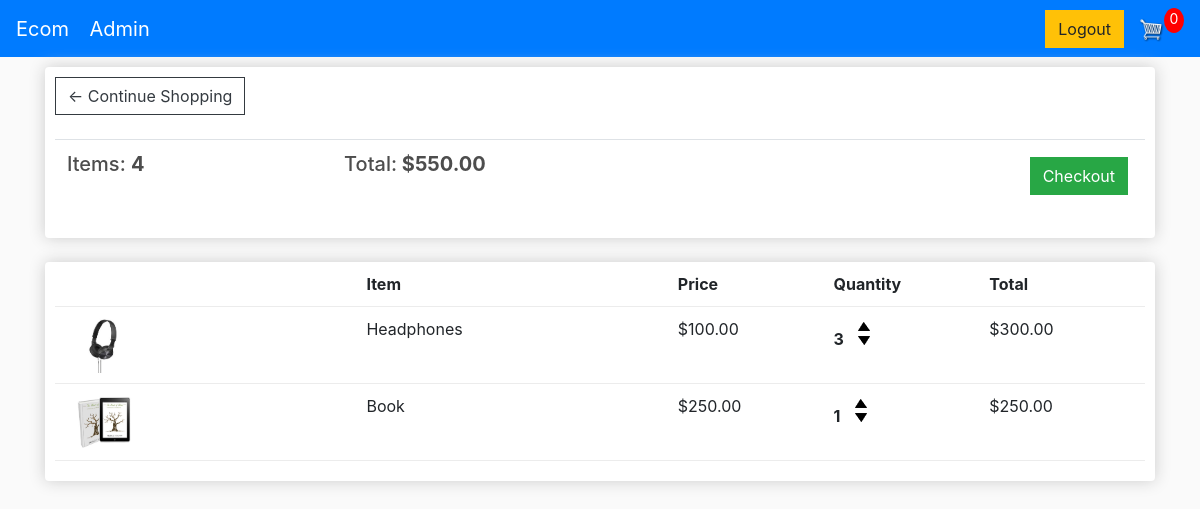
Screenshot of /cart/ (signed in) with the database file from the repository.
### store/models.py (models this page shows)
class Order(models.Model):
    user = models.ForeignKey(User, on_delete=models.SET_NULL, null=True, blank=True)
    complete = models.BooleanField(default=False)
    transaction_id = models.CharField(max_length=100, null=True)
    @property
    def get_cart_total(self):
        orderitems = self.order_items.all()
        total = sum([item.get_total for item in orderitems])
        return total
    @property
    def get_cart_items(self):
        orderitems = self.order_items.all()
        total = sum([item.quantity for item in orderitems])
        return total
    class Meta:
        constraints = [
            models.UniqueConstraint(fields=['user'], condition=models.Q(complete=False), name='one_non_completed_order')
        ]

class OrderItem(models.Model):
    product = models.ForeignKey(Product, on_delete=models.CASCADE, related_name="order_items", default=None, blank=True)
    order = models.ForeignKey(Order, on_delete=models.CASCADE, related_name="order_items", default=None, blank=True)
    quantity = models.IntegerField(default=0)
    @property
    def get_total(self):
        total = self.product.price * self.quantity
        return total

class Product(models.Model):
    price = models.PositiveSmallIntegerField()
    main_image = models.ImageField(upload_to=get_image_subdirectory_for_item_images)
    title = models.CharField(max_length=50)
    SKU = models.CharField(max_length=20, unique=True)

### store/views.py (the view)
# urls.py: path('cart/', views.cart, name='cart'),
def cart(request):
    if request.user.is_authenticated:
        order, created = Order.objects.get_or_create(user=request.user, complete=False)
        items = order.order_items.all()
    else:
        items = []
        order = {'get_cart_total': 0, 'get_cart_items': 0, 'shipping': False}
    context = {
        'items': items,
        'order': order,
    }
    return render(request, 'store/cart.html', context)

### templates/store/cart.html (shortened to what this page needs)
{% extends 'store/base.html' %}
{% load static %}
{% load mathfilters %}
{% block body %}
	<div class="row">
		<div class="col-lg-12">
			<div class="box-element">
				<a  class="btn btn-outline-dark" href="{% url 'store' %}">&#x2190; Continue Shopping</a>
				<br>
				<br>
				<table class="table">
					<tr>
						<th><h5>Items: <strong>{{order.get_cart_items}}</strong></h5></th>
						<th><h5>Total:<strong> ${{order.get_cart_total|div:100|floatformat:2}}</strong></h5></th>
						<th>
							<a  style="float:right; margin:5px;" class="btn btn-success" href="{% url 'checkout' %}">Checkout</a>
						</th>
					</tr>
				</table>
			</div>
			<br>
			<div class="box-element">
				<div class="cart-row">
					<div style="flex:2"></div>
					<div style="flex:2"><strong>Item</strong></div>
					<div style="flex:1"><strong>Price</strong></div>
					<div style="flex:1"><strong>Quantity</strong></div>
					<div style="flex:1"><strong>Total</strong></div>
				</div>
				{% for item in items %}
				<div class="cart-row">
					<div style="flex:2"><img class="row-image" src=" {{item.product.main_image.url}}"></div>
					<div style="flex:2"><p>{{item.product.title}}</p></div>
					<div style="flex:1"><p>${{item.product.price|div:100|floatformat:2}}</p></div>
					<div style="flex:1">
						<p class="quantity">{{item.quantity}}</p>
						<div class="quantity">
							<img data-product="{{item.product.id}}" data-action="add" class="chg-quantity update-cart" src="{% get_media_prefix %}arrow-up.png">
							<img data-product="{{item.product.id}}" data-action="remove" class="chg-quantity update-cart" src="{% get_media_prefix %}arrow-down.png">
						</div>
					</div>
					<div style="flex:1"><p>${{item.get_total|div:100|floatformat:2}}</p></div>
				</div>
				{% endfor %}
			</div>
		</div>
	</div>
{% endblock %}

### static/css/main.css (style rules this page uses)
body { background-color: hsl(0, 0%, 98%); }
h1,h2,h3,h4,h5,h6 { color:hsl(0, 0%, 30%); }
.box-element { box-shadow:hsl(0, 0%, 80%) 0 0 16px; background-color: #fff; border-radius: 4px; padding: 10px; }
.col-lg-4, .col-lg-6, .col-lg-8, .col-lg-12 { margin-top: 10px; }
.btn { border-radius: 0; }
.row-image { width: 100px; }
.cart-row { display: flex; align-items: stretch; padding-bottom: 10px; margin-bottom: 10px; border-bottom: 1px solid #ececec; }
.quantity { display: inline-block; font-weight: 700; padding-right:10px; }
.chg-quantity { width: 12px; cursor: pointer; display: block; margin-top: 5px; transition:.1s; }

### rows the page displays
Order: get_cart_items "4", get_cart_total|div "550.00"
OrderItem: product.main_image (picture), product "Headphones", product.price|div "100.00", quantity "3", get_total|div "300.00"
OrderItem: product.main_image (picture), product "Book", product.price|div "250.00", quantity "1", get_total|div "250.00"
